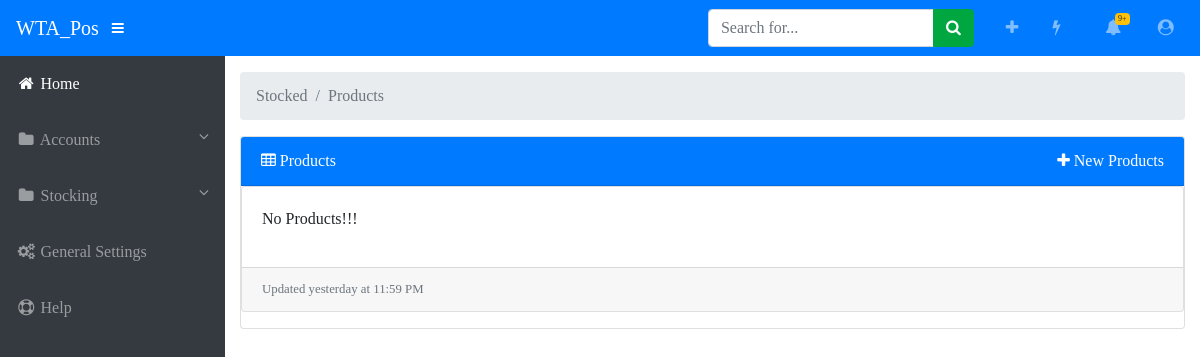
The app's page /Stocked/Products/, older data.
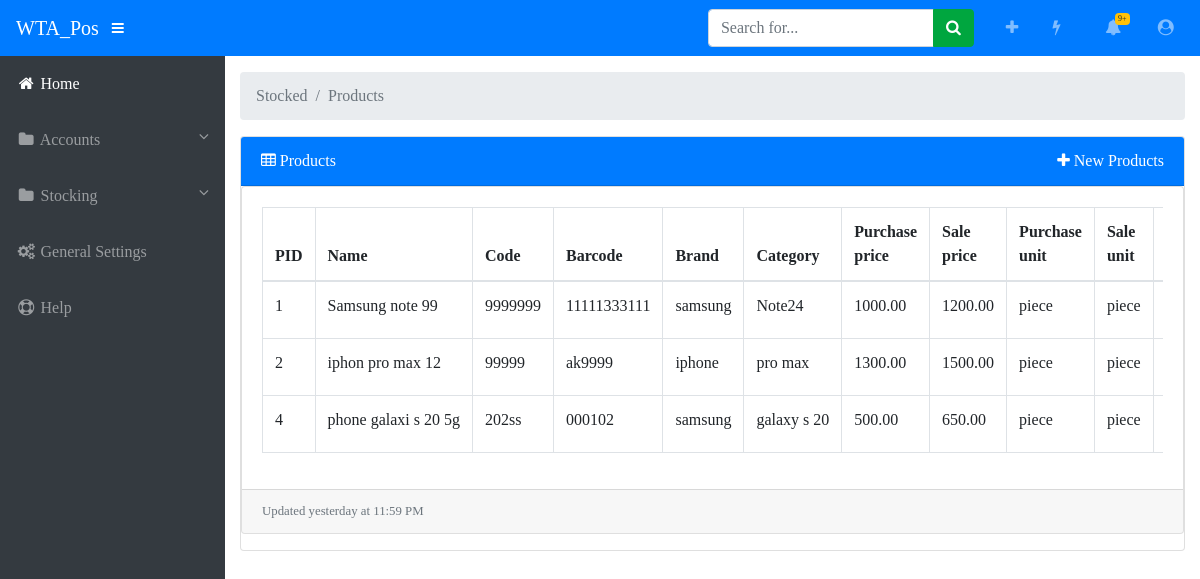
The same page, newer data.
### Stocked/models.py (models this page shows)
class Product(models.Model):
    name = models.CharField(max_length=32)
    code = models.CharField(max_length=8)
    barcode = models.CharField(max_length=16)
    category = models.ForeignKey(Category,on_delete=models.CASCADE)
    purchase_price = models.DecimalField(max_digits=9,decimal_places=2)
    sale_price = models.DecimalField(max_digits=9,decimal_places=2)
    purchase_unit = models.ForeignKey(Unit,on_delete=models.CASCADE,related_name='parchase_unit')
    sale_unit = models.ForeignKey(Unit,on_delete=models.CASCADE,related_name='sale_unit')
    note = models.TextField(max_length=64)
    image = models.ImageField(upload_to="pro_images/%y/%m/%d",default='pro_images/default.png',blank=True)

class Category(models.Model):
    name = models.CharField(max_length=32)
    brand = models.ForeignKey(Brand,on_delete=models.CASCADE)
    note = models.TextField()
    def __str__(self):
        return self.name

class Brand(models.Model):
    name = models.CharField(max_length=32)
    note = models.TextField()
    def __str__(self):
        return self.name

class Unit(models.Model):
    name = models.CharField(max_length=32)
    code = models.CharField(max_length=4)
    note = models.TextField()
    def __str__(self):
        return self.name

### Stocked/views.py (the view)
# urls.py: path('<template_name>/',views.listView.as_view(),name='accounts'),
class listView(ListView):
    template_name ='Stocked.html'
    def get_queryset(self) :
        model = get_list_by_template_name(self.kwargs['template_name'])
        return model.objects.all()
    def get_context_data(self):
        template_name = self.kwargs['template_name']
        object_lIst = self.get_queryset()
        Context ={'template':template_name,
              'Breadcrumbs':['Stocked',template_name],
              'object_list' : object_lIst}
        return Context

### Stocked/utility.py (called while the page is built)
def get_list_by_template_name(template_name)->models:
    if template_name in models_dict :
        return models_dict[template_name]
    else:
        return None

### Stocked/templates/Stocked.html
{% extends 'Home.html' %}
{% block content %}
      <div class="card mb-3">
        {% if template != '' %}
          {% include 'includes/'|add:template|add:'.html' %}
        {% endif %}
      </div>
{% endblock content %}

### Core/templates/Home.html (shortened to what this page needs)
<!DOCTYPE html>
<html lang="en">
    {% include 'includes/head.html' %}
<body>
    {% include 'includes/header.html' %}
    <div id="wrapper">
        {% include 'includes/sidebar.html' %}
        <div id="content-wrapper">
            <div class="container-fluid">
                <ol class="breadcrumb">
                    {% for path in Breadcrumbs %}
                        <li class="breadcrumb-item active">{{path}}</li>
                    {% endfor %}
                </ol>
                <div class="card mb-3">
                    {% if template %}
                        <div class="card-header bg-primary text-white">
                            <i class="fa fa-table"></i>
                            {{template}}
                            {% url Breadcrumbs.0|add:':create' template as the_url %}
                            <a href="{{the_url}}" class="text-white">
                            <span class="float-right">
                                <i class="fa fa-plus"></i>
                                 New {{template}}
                            </span>
                            </a>
                        </div>
                    {% endif %}
                    {% block content %}
                    {% endblock content %}
                </div>
            </div>
        </div>
    </div>
</body>
</html>

### Core/templates/includes/head.html (shortened to what this page needs)
{% load static %}
<head>
    <link href="{% static 'css/bootstrap.css' %}" rel="stylesheet">
    <link href="{% static 'css/font-awesome.css' %}" rel="stylesheet" type="text/css">
    <link href="{% static 'css/dataTables.bootstrap4.css' %}" rel="stylesheet">
    <link href="{% static 'css/styles.css' %}" rel="stylesheet">
    <link href="{% static 'css/style.css' %}" rel="stylesheet">
</head>

### Core/templates/includes/header.html (shortened to what this page needs)
<nav class="navbar navbar-expand navbar-dark bg-primary static-top">
    <a class="navbar-brand mr-1" href="{% url 'Home' %}">WTA_Pos</a>
    <button class="btn btn-link btn-sm text-white order-1 order-sm-0" id="sidebarToggle" href="#">
      <i class="fa fa-bars"></i>
    </button>
    <form class="d-none d-md-inline-block form-inline ml-auto mr-0 mr-md-3 my-2 my-md-0">
      <div class="input-group">
        <input type="text" class="form-control" placeholder="Search for..." aria-label="Search" aria-describedby="basic-addon2">
        <div class="input-group-append">
          <button class="btn btn-primary" type="button">
            <i class="fa fa-search"></i>
          </button>
        </div>
      </div>
    </form>
    <ul class="navbar-nav ml-auto ml-md-0">
      <li class="nav-item dropdown no-arrow mx-1">
        <a class="nav-link dropdown-toggle" href="#" id="messagesDropdown" role="button" data-toggle="dropdown" aria-haspopup="true" aria-expanded="false">
          <i class="fa fa-plus fa-fw"></i>
        </a>
      </li>
      <li class="nav-item dropdown no-arrow mx-1">
        <a class="nav-link dropdown-toggle" href="#" id="messagesDropdown" role="button" data-toggle="dropdown" aria-haspopup="true" aria-expanded="false">
          <i class="fa fa-flash fa-fw"></i>
        </a>
      </li>
      <li class="nav-item dropdown no-arrow ml-3">
        <a class="nav-link dropdown-toggle" href="#" id="alertsDropdown" role="button" data-toggle="dropdown" aria-haspopup="true" aria-expanded="false">
          <span class="badge badge-warning">9+</span>
          <i class="fa fa-fw fa-bell"></i>
        </a>
      </li>
      <li class="nav-item dropdown no-arrow ml-3">
        <a class="nav-link dropdown-toggle" href="#" id="userDropdown" role="button" data-toggle="dropdown" aria-haspopup="true" aria-expanded="false">
          <i class="fa fa-user-circle fa-fw"></i>
        </a>
      </li>
    </ul>
</nav>

### Core/templates/includes/sidebar.html (shortened to what this page needs)
<ul class="sidebar navbar-nav bg-dark">
    <li class="nav-item active">
      <a class="nav-link" href="{% url 'Home' %}">
        <i class="fa fa-fw fa-home"></i>
        <span>Home</span>
      </a>
    </li>
    <li class="nav-item dropdown">
        <a class="nav-link" href="#" id="StoresDropdown" role="button" data-toggle="dropdown" aria-haspopup="true" aria-expanded="false">
          <i class="fa fa-fw fa-folder"></i>
          <span>
            Accounts
            <i class="float-right fa fa-angle-down"></i>
          </span>
        </a>
    </li>
    <li class="nav-item dropdown">
        <a class="nav-link" href="#" id="StoresDropdown" role="button" data-toggle="dropdown" aria-haspopup="true" aria-expanded="false">
          <i class="fa fa-fw fa-folder"></i>
          <span>
            Stocking
            <i class="float-right fa fa-angle-down"></i>
          </span>
        </a>
    </li>
    <li class="nav-item">
      <a class="nav-link" href="#">
        <i class="fa fa-fw fa-cogs"></i>
        <span>General Settings</span></a>
    </li>
    <li class="nav-item">
      <a class="nav-link" href="#">
        <i class="fa fa-fw fa-life-ring"></i>
        <span>Help</span></a>
    </li>
</ul>

### Stocked/templates/includes/Products.html (shortened to what this page needs)
<div class="card-body">
  <div class="table-responsive">
    {% if object_list %}
    <table class="table table-bordered" id="dataTable" width="100%" cellspacing="0">
      <thead>
        <tr>
          <th>PID</th>
          <th>Name</th>
          <th>Code</th>
          <th>Barcode</th>
          <th>Brand</th>
          <th>Category</th>
          <th>Purchase price</th>
          <th>Sale price</th>
          <th>Purchase unit</th>
          <th>Sale unit</th>
          <th>Note</th>
        </tr>
      </thead>
      <tbody>
        {% for object in object_list %}
          <tr>
            <td>{{object.pk}}</td>
            <td>{{object.name}}</td>
            <td>{{object.code}}</td>
            <td>{{object.barcode}}</td>
            <td>{{object.category.brand}}</td>
            <td>{{object.category}}</td>
            <td>{{object.purchase_price}}</td>
            <td>{{object.sale_price}}</td>
            <td>{{object.purchase_unit}}</td>
            <td>{{object.sale_unit}}</td>
            <td>{{object.note|truncatechars_html:14}}</td>
          </tr>
        {%  endfor %}
      </tbody>
    </table>
    {% else %}
      <p>No {{template}}!!!</p>
    {% endif %}
  </div>
</div>
<div class="card-footer small text-muted">Updated yesterday at 11:59 PM</div>

### Core/templates/includes/scripts.html (shortened to what this page needs)
{% load static %}

### Core/static/css/styles.css (style rules this page uses)
html { position: relative; min-height: 100%; }
body { height: 100%; font-family: Montserrat !important; }
#wrapper { display: -webkit-box; display: -ms-flexbox; display: flex; }
#wrapper #content-wrapper { overflow-x: hidden; width: 100%; padding-top: 1rem; padding-bottom: 80px; }
.navbar-nav .nav-item.active .nav-link { color: #fff; }
.navbar-nav .nav-item.dropdown .dropdown-toggle::after { width: 1rem; text-align: center; float: right; vertical-align: 0; border: 0; font-weight: 900; content: '\f105'; font-family: 'Font Awesome 5 Free'; }
.navbar-nav .nav-item.dropdown.no-arrow .dropdown-toggle::after { display: none; }
.navbar-nav .nav-item .nav-link .badge { position: absolute; margin-left: 0.75rem; top: 0.3rem; font-weight: 400; font-size: 0.5rem; }
.sidebar { width: 90px !important; background-color: #212529; min-height: calc(100vh - 56px); }
.sidebar .nav-item:last-child { margin-bottom: 1rem; }
.sidebar .nav-item .nav-link { text-align: center; padding: 0.75rem 1rem; width: 90px; }
.sidebar .nav-item .nav-link span { font-size: 0.65rem; display: block; }
.sidebar .nav-item .nav-link { color: rgba(255, 255, 255, 0.5); }
@media (min-width: 768px) { .sidebar { width: 225px !important; } }
@media (min-width: 768px) { .sidebar .nav-item .nav-link { display: block; width: 100%; text-align: left; padding: 1rem; width: 225px; } }
@media (min-width: 768px) { .sidebar .nav-item .nav-link span { font-size: 1rem; display: inline; } }
:root { --input-padding-x: 0.75rem; --input-padding-y: 0.75rem; }
.btn-primary { background: #00a63f !important; border-color: #00a63f !important; }

### Core/static/css/style.css (style rules this page uses)
tbody td { text-wrap: nowrap; }

Row changes from the older to the newer data that the page shows:
added Product: pk "1", name "Samsung note 99", code "9999999", barcode "11111333111", category.brand "samsung", category "Note24", purchase_price "1000.00", sale_price "1200.00", purchase_unit "piece", sale_unit "piece"
added Product: pk "2", name "iphon pro max 12", code "99999", barcode "ak9999", category.brand "iphone", category "pro max", purchase_price "1300.00", sale_price "1500.00", purchase_unit "piece", sale_unit "piece"
added Product: pk "4", name "phone galaxi s 20 5g", code "202ss", barcode "000102", category.brand "samsung", category "galaxy s 20", purchase_price "500.00", sale_price "650.00", purchase_unit "piece", sale_unit "piece"
Text that changed along with them:
{{ template }}: "Products" → (not shown)
text no longer shown: "No !!!"
text now shown: "PID Name Code Barcode Brand Category Purchase price Sale price Purchase unit Sale unit"
